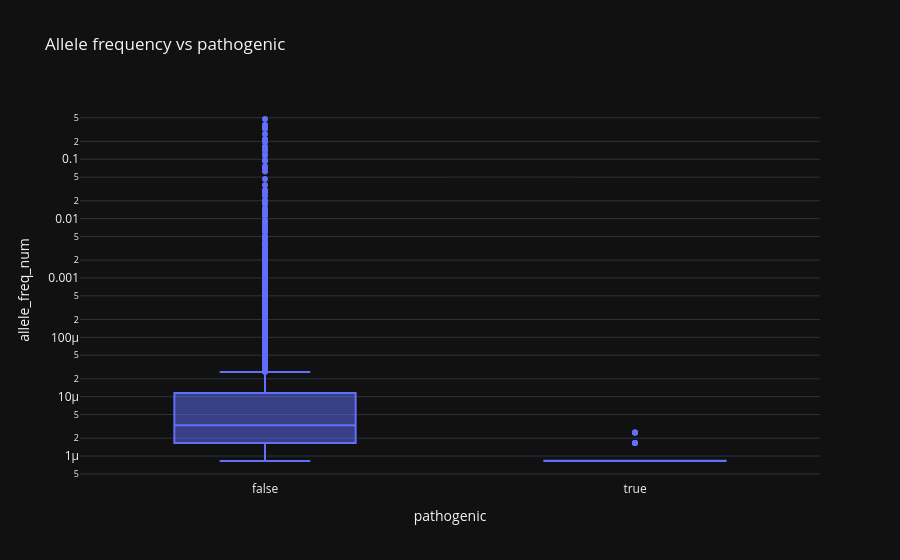

Write notebook code for a chart like this one.
### Markdown cell above
## 5. 📊 allele_freq vs pathogenic

### Code cell
tmp = d[['pathogenic', 'allele_freq_num']].dropna()
fig = px.box(tmp, x='pathogenic', y='allele_freq_num', points='outliers', title='Allele frequency vs pathogenic')
fig.update_yaxes(type='log')
fig.show()

### Figure 1 — Plotly figure (JSON) as saved in the notebook; plotly's stock layout.template omitted (floating-point values rounded to 4 significant figures; data arrays with more than 128 entries replaced by an {"elided": "..."} marker saying what was removed)
{"data": [{"alignmentgroup": "True", "boxpoints": "outliers", "hovertemplate": "pathogenic=%{x}<br>allele_freq_num=%{y}<extra></extra>", "legendgroup": "", "marker": {"color": "#636efa"}, "name": "", "notched": false, "offsetgroup": "", "orientation": "v", "showlegend": false, "x": {"elided": "3535 bool values"}, "x0": " ", "xaxis": "x", "y": {"elided": "3535 float values"}, "y0": " ", "yaxis": "y", "type": "box"}], "layout": {"xaxis": {"anchor": "y", "domain": [0.0, 1.0], "title": {"text": "pathogenic"}}, "yaxis": {"anchor": "x", "domain": [0.0, 1.0], "title": {"text": "allele_freq_num"}, "type": "log"}, "legend": {"tracegroupgap": 0}, "title": {"text": "Allele frequency vs pathogenic"}, "boxmode": "group"}}
